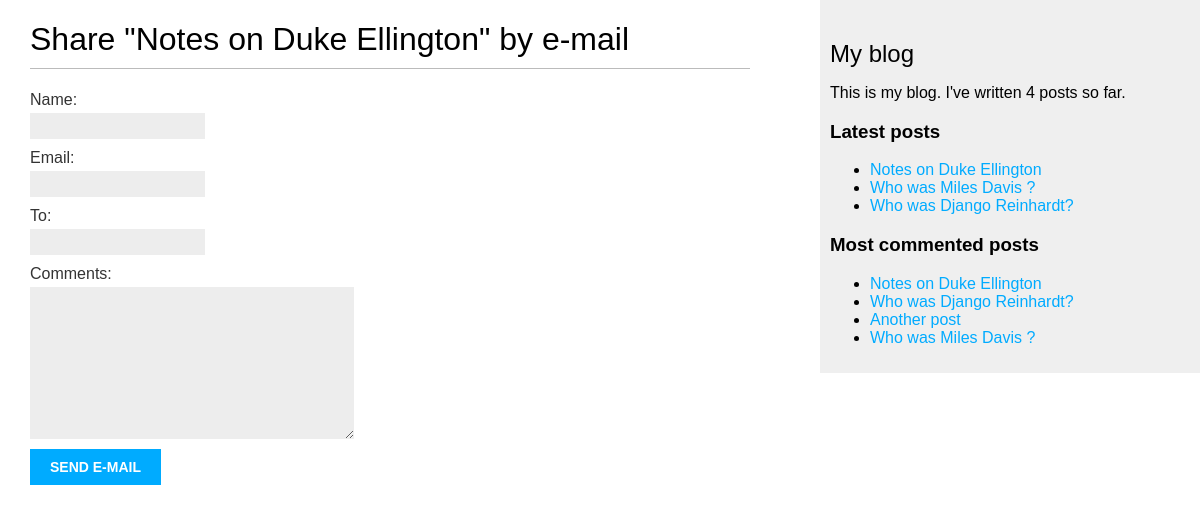
The app's page /blog/4/share/, older data.
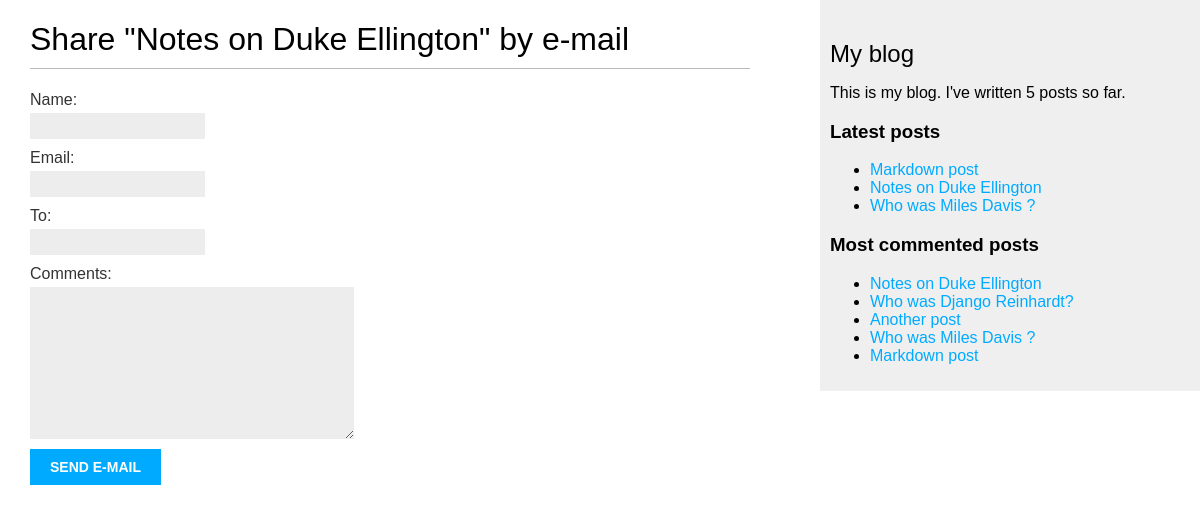
The same page, newer data.
### blog/models.py (models this page shows, shortened)
class Post(models.Model):
    class Status(models.TextChoices):
        DRAFT = 'DF', 'Draft'
        PUBLISHED = 'PB', 'Published'
    title = models.CharField(max_length=250)
    slug = models.SlugField(max_length=250,
                            unique_for_date='publish')
    author = models.ForeignKey(User,
                               on_delete=models.CASCADE,
                               related_name='blog_posts')
    body = models.TextField()
    publish = models.DateTimeField(default=timezone.now)
    created = models.DateTimeField(auto_now_add=True)
    updated = models.DateTimeField(auto_now=True)
    status = models.CharField(max_length=2,
                              choices=Status.choices,
                              default=Status.DRAFT)
    objects = models.Manager()  # The default manager.
    published = PublishedManager()  # Our custom manager.
    tags = TaggableManager()
    class Meta:
        ordering = ['-publish']
        indexes = [
            models.Index(fields=['-publish']),
        ]
    def get_absolute_url(self):
        return reverse('blog:post_detail',
                       args=[self.publish.year,
                             self.publish.month,
                             self.publish.day,
                             self.slug])

### blog/views.py (the view)
def post_share(request, post_id):
    post = get_object_or_404(Post, id=post_id, status=Post.Status.PUBLISHED)
    sent = False
    if request.method == 'POST':
        form = EmailPostForm(request.POST)
        if form.is_valid():
            cd = form.cleaned_data
            post_url = request.build_absolute_uri(post.get_absolute_url())
            subject = f"{cd['name']} recommends you read " \
                      f"{post.title}"
            message = f"Read {post.title} at {post_url}\n\n" \
                      f"{cd['name']}\'s comments: {cd['comments']}"
            send_mail(subject, message, 'elmouridos@gmail.com',
                      [cd['to']])
            sent = True
    else:
        form = EmailPostForm()
    return render(request, 'blog/post/share.html', {'post': post,
                                                    'form': form,
                                                    'sent': sent})

### blog/forms.py
class EmailPostForm(forms.Form):
    name = forms.CharField(max_length=25)
    email = forms.EmailField()
    to = forms.EmailField()
    comments = forms.CharField(required=False,
                               widget=forms.Textarea)

### blog/models.py (called while the page is built)
    def get_queryset(self):
        return super().get_queryset()\
                      .filter(status=Post.Status.PUBLISHED)

### blog/templatetags/blog_tags.py (called while the page is built)
@register.simple_tag
def total_posts():
    return Post.published.count()

@register.inclusion_tag('blog/post/latest_posts.html')
def show_latest_posts(count=5):
    latest_posts = Post.published.order_by('-publish')[:count]
    return {'latest_posts': latest_posts}

@register.simple_tag
def get_most_commented_posts(count=5):
    return Post.published.annotate(
        total_comments=Count('comments')
    ).order_by('-total_comments')[:count]

### blog/templates/blog/post/share.html (shortened to what this page needs)
{% extends "blog/base.html" %}
{% block content %}
  {% if sent %}
    <h1>E-mail successfully sent</h1>
    <p>
      "{{ post.title }}" was successfully sent to {{ form.cleaned_data.to }}.
    </p>
  {% else %}
    <h1>Share "{{ post.title }}" by e-mail</h1>
    <form method="post" novalidate>
      {{ form.as_p }}
      <input type="submit" value="Send e-mail">
    </form>
  {% endif %}
{% endblock %}

### blog/templates/blog/base.html (shortened to what this page needs)
{% load blog_tags %}
{% load static %}
<!DOCTYPE html>
<html>
<head>
  <link href="{% static "css/blog.css" %}" rel="stylesheet">
</head>
<body>
  <div id="content">
    {% block content %}
    {% endblock %}
  </div>
  <div id="sidebar">
    <h2>My blog</h2>
    <p>
      This is my blog.
      I've written {% total_posts %} posts so far.
    </p>
    <h3>Latest posts</h3>
    {% show_latest_posts 3 %}
    <h3>Most commented posts</h3>
    {% get_most_commented_posts as most_commented_posts %}
    <ul>
      {% for post in most_commented_posts %}
        <li>
          <a href="{{ post.get_absolute_url }}">{{ post.title }}</a>
        </li>
      {% endfor %}
    </ul>
  </div>
</body>
</html>

### blog/templates/blog/post/latest_posts.html
<ul>
  {% for post in latest_posts %}
    <li>
      <a href="{{ post.get_absolute_url }}">{{ post.title }}</a>
    </li>
  {% endfor %}
</ul>

Row changes from the older to the newer data that the page shows:
no longer on one of the page's lists (row unchanged): Post: title "Who was Django Reinhardt?"
added Post: title "Markdown post"
Text that changed along with them:
text no longer shown: "4"
text now shown: "5"
